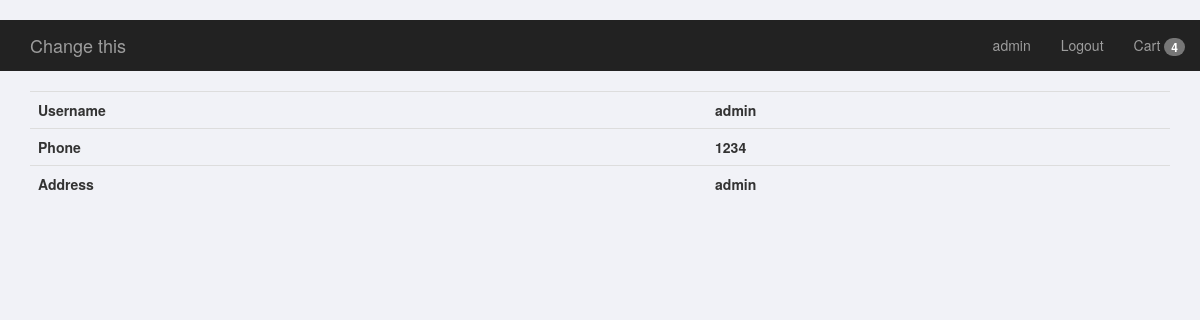
Before: /user-profile/ (signed in) with the older database file.
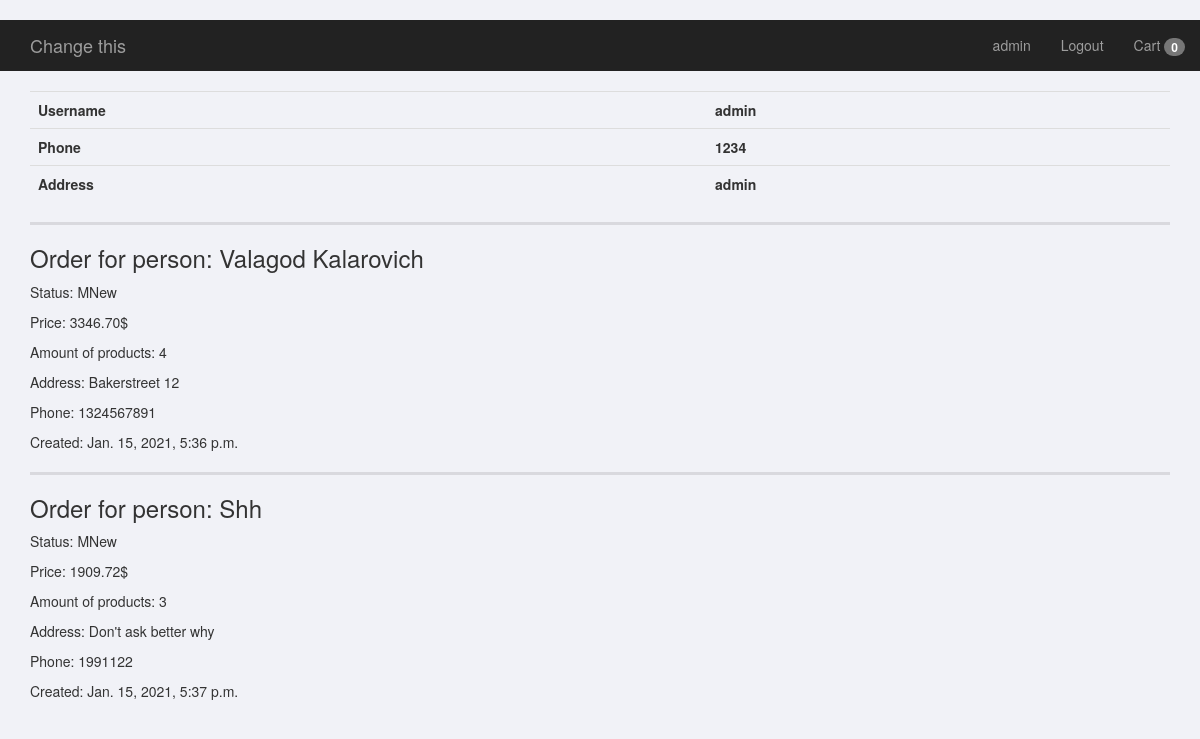
After: the same page with the newer database file.
### mainapp/models.py (models this page shows, shortened)
class Cart(models.Model):
    final_price = models.DecimalField(null=True, blank=True, max_digits=100, decimal_places=2,
                                      verbose_name='Final price')
    final_amount = models.IntegerField(null=True, blank=True,
                                       verbose_name='Total amount')
    owner = models.ForeignKey(Customer, on_delete=models.CASCADE, verbose_name='Owner')
    products = models.ManyToManyField('CartProduct', blank=True)
    ordered = models.BooleanField(default=False)

class Order(models.Model):
    STATUS_CHOICES = (
        ('new', 'MNew'),
        ('confirmed', 'Confirmed'),
        ('delivered', 'Delivered')
    )
    user = models.ForeignKey(Customer, on_delete=models.CASCADE)
    cart = models.ForeignKey(Cart, on_delete=models.CASCADE)
    first_name = models.CharField(max_length=50)
    address = models.CharField(max_length=100)
    phone = models.IntegerField()
    created = models.DateTimeField(auto_created=True, auto_now=True)
    status = models.CharField(max_length=50, choices=STATUS_CHOICES, default='new')

### mainapp/views.py (the view)
# urls.py: path('user-profile/', UserProfile.as_view(), name='user_profile'),
class UserProfile(GetCurtMixin, View):
    def get(self, request):
        customer = Customer.objects.get(user=request.user)
        orders = Order.objects.filter(user=customer)
        context = {
                'cart': self.cart,
                'orders': orders,
                }
        return render(request, 'user_profile.html', context)

### mainapp/mixins.py (called while the page is built)
    def dispatch(self, request, *args, **kwargs):
        if request.user.is_authenticated:
            customer = Customer.objects.get(user=request.user)
            cart = Cart.objects.filter(owner=customer, ordered=False).first()
            if not cart:
                cart = Cart.objects.create(owner=customer)
            self.cart = cart
        else:
            self.cart = None
        return super().dispatch(request, *args, **kwargs)

### mainapp/templates/user_profile.html
{% extends 'base.html' %}
{% block content %}
<table class="table">
    <tr>
        <th>Username</th>
        <th>{{ user.username }}</th>
    </tr>
    <tr>
        <th>Phone</th>
        <th>{{ user.customer.phone }}</th>
    </tr>
    <tr>
        <th>Address</th>
        <th>{{ user.customer.address }}</th>
    </tr>
</table>
{% for order in orders %}
    <hr style='border-top: 3px solid rgba(0, 0, 0, 0.1);'>
    <h3>Order for person: {{order.first_name}}</h3>
    <p>Status: {{order.get_status_display}}</p>
    <p>Price: {{order.cart.final_price}}$</p>
    <p>Amount of products: {{order.cart.final_amount}}</p>
    <p>Address: {{order.address}}</p>
    <p>Phone: {{order.phone}}</p>
    <p>Created: {{order.created}}</p>
{% endfor %}
{% endblock %}

### mainapp/templates/base.html (shortened to what this page needs)
<!DOCTYPE html>
{% load static %}
<html lang="en">
<head>
    <link href="{% static 'bootstrap.min.css' %}" rel="stylesheet">
    <link href="{% static 'for_index.css' %}" rel="stylesheet">
</head>
<body>
    <nav class="navbar-static-top  navbar-inverse mb-2">
        <div class="container-fluid">
        <div class="navbar-header">
            <a class="navbar-brand" href="{% url 'index' %}">Change this</a>
        </div>
        <div>
            <ul class="nav navbar-nav navbar-right">
            {% if user.is_authenticated %}
            <li><a href='{% url "user_profile" %}'>{{ user.username }}</a></li>
                <li><a href='{% url 'logout' %}'>Logout</a></li>
                <li><a href='{% url "cart_detail" %}'>
                    Cart <span class='badge'>{{ cart.final_amount }}</span>
                </a></li>
            {% else %}
                <li><a href='{% url "login" %}'>Log in</a></li>
                <li><a href='{% url "registration" %}'>Sign in</a></li>
            {% endif %}
            </ul>
        </div>
        </div>
    </nav>
    <br>
    <div class="container bootdey">
        {% block content %}
        {% endblock %}
    </div>
</body>
</html>

Changed rows visible on the page:
no longer on this page (row edited): Cart: final_amount "4"
added Cart: final_amount "0"
added Order: first_name "Valagod Kalarovich", status "MNew", cart.final_price "3346.70", cart.final_amount "4", address "Bakerstreet 12", phone "1324567891", created "Jan. 15, 2021, 5:36 p.m."
added Order: first_name "Shh", status "MNew", cart.final_price "1909.72", cart.final_amount "3", address "Don't ask better why", phone "1991122", created "Jan. 15, 2021, 5:37 p.m."
